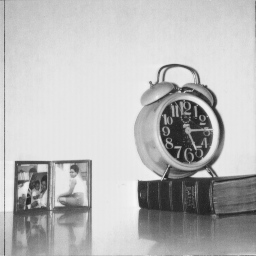
#> input picture misc/5.1.12.tiff, 256 x 256 px, found by its file name
$ jupyter execute '18) Kernel and Convolution.ipynb'
#> lines starting #> are read from the running program, lines starting #| are printed output that depends on the picture
[cell 1]
import cv2
import matplotlib.pyplot as plt
import numpy as np

[cell 2]
imgpath = "C:/Users/User/OpenCv/misc/5.1.12.tiff"
img = cv2.imread(imgpath)
#> img is the input picture: shape (256, 256, 3); min 32, max 246, mean 186
img = cv2.cvtColor(img, cv2.COLOR_BGR2RGB)

## 1) Identity Convolutional Matrix

[cell 3]
k = np.array(([0,0,0], [0,1,0], [0,0,0]), np.float32)
print(k)
output = cv2.filter2D(img, -1, k)

plt.subplot(1, 2, 1)
plt.imshow(img)
plt.title("Original Image")

plt.subplot(1, 2, 2)
plt.imshow(output)
plt.title("Filtered Image")

plt.show()
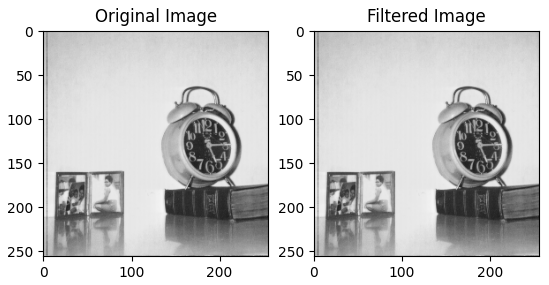
#> figure drawn by matplotlib, 2 panels

## 2) Edge Detection

[cell 4]
k = np.array(([1,0,-1], [0,0,0], [-1,0,1]), np.float32)
print(k)
output = cv2.filter2D(img, -1, k)
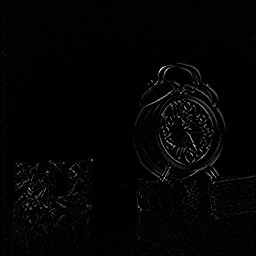
#> output: shape (256, 256, 3); min 0, max 236, mean 3.8

plt.subplot(1, 2, 1)
plt.imshow(img)
plt.title("Original Image")

plt.subplot(1, 2, 2)
plt.imshow(output)
plt.title("Filtered Image")

plt.show()
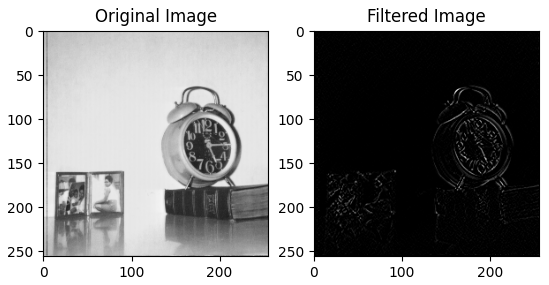
#> figure drawn by matplotlib, 2 panels

[cell 5]
k = np.array(([0,-1,0], [-1,4,-1], [0,-1,0]), np.float32)
print(k)
output = cv2.filter2D(img, -1, k)
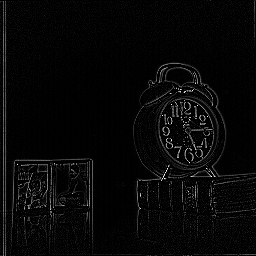
#> output: shape (256, 256, 3); min 0, max 255, mean 7.4

plt.subplot(1, 2, 1)
plt.imshow(img)
plt.title("Original Image")

plt.subplot(1, 2, 2)
plt.imshow(output)
plt.title("Filtered Image")

plt.show()

[cell 6]
k = np.array(([-1,-1,-1], [-1,8,-1], [-1,-1,-1]), np.float32)
print(k)
output = cv2.filter2D(img, -1, k)
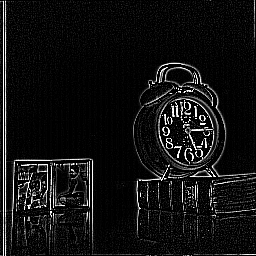
#> output: shape (256, 256, 3); min 0, max 255, mean 17.9

plt.subplot(1, 2, 1)
plt.imshow(img)
plt.title("Original Image")

plt.subplot(1, 2, 2)
plt.imshow(output)
plt.title("Filtered Image")

plt.show()

## 3) Box Blur

[cell 7]
k = np.array(([1,1,1], [1,1,1], [1,1,1]), np.float32) / 9
print(k)
output = cv2.filter2D(img, -1, k)
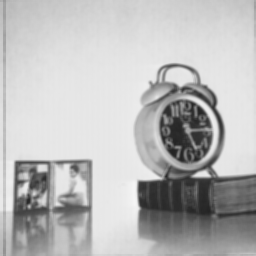
#> output: shape (256, 256, 3); min 35, max 245, mean 186

plt.subplot(1, 2, 1)
plt.imshow(img)
plt.title("Original Image")

plt.subplot(1, 2, 2)
plt.imshow(output)
plt.title("Filtered Image")

plt.show()

## 4) Sharpening

[cell 8]
k = np.array(([0,-1,0], [-1,5,-1], [0,-1,0]), np.float32) / 9
print(k)
output = cv2.filter2D(img, -1, k)
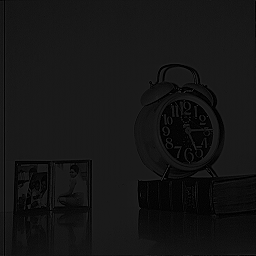
#> output: shape (256, 256, 3); min 0, max 60, mean 20.8

plt.subplot(1, 2, 1)
plt.imshow(img)
plt.title("Original Image")

plt.subplot(1, 2, 2)
plt.imshow(output)
plt.title("Filtered Image")

plt.show()

$ run again, with misc/4.1.03.tiff copied over misc/5.1.12.tiff
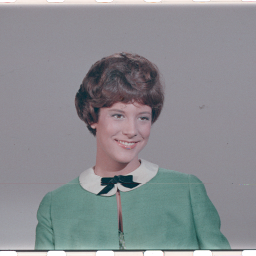
#> input picture misc/4.1.03.tiff, 256 x 256 px, found by its file name
#> img is the input picture: shape (256, 256, 3); mean B, G, R 144, 140, 137.6
#> `output = cv2.filter2D(img, -1, k)`:
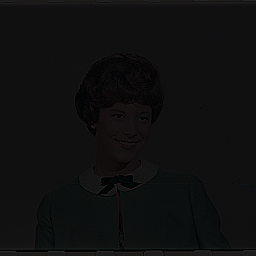
#> output: shape (256, 256, 3); mean R, G, B 15.4, 15.6, 16
